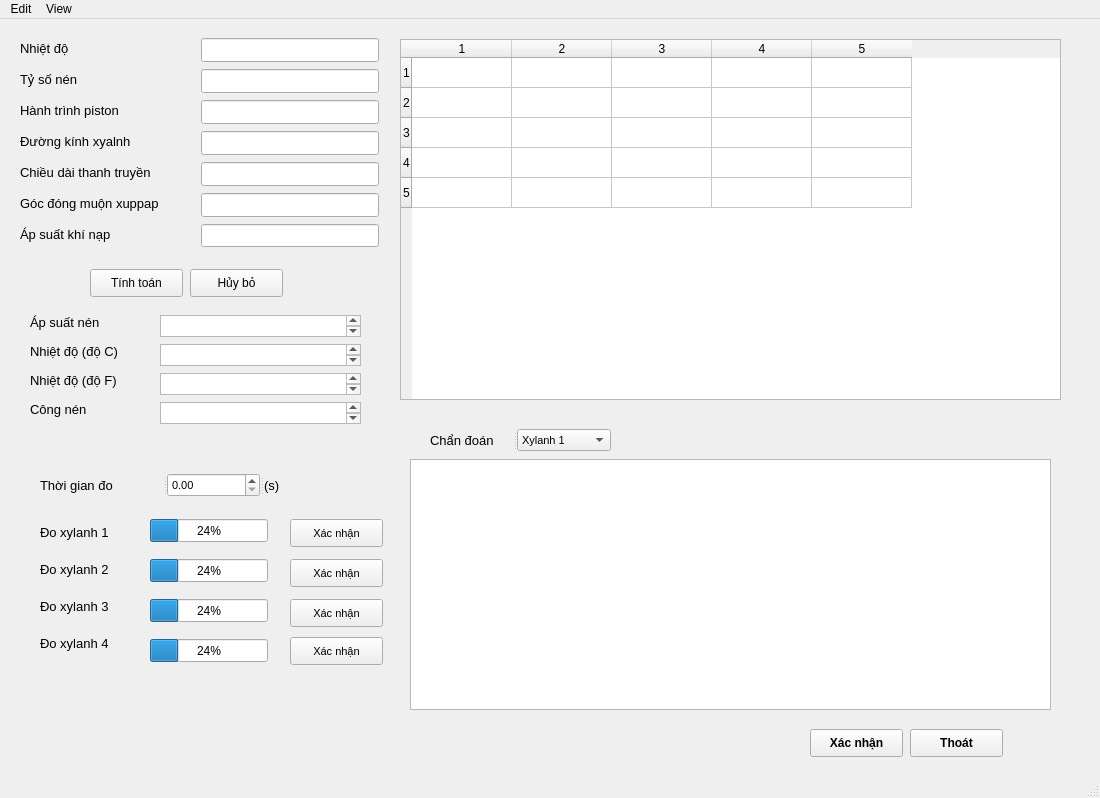
<?xml version="1.0" encoding="UTF-8"?>
<ui version="4.0">
 <class>MainWindow</class>
 <widget class="QMainWindow" name="MainWindow">
  <property name="geometry">
   <rect>
    <x>0</x>
    <y>0</y>
    <width>1100</width>
    <height>798</height>
   </rect>
  </property>
  <property name="windowTitle">
   <string>MainWindow</string>
  </property>
  <widget class="QWidget" name="centralwidget">
   <widget class="QWidget" name="widget_live_data" native="true">
    <property name="geometry">
     <rect>
      <x>10</x>
      <y>430</y>
      <width>381</width>
      <height>231</height>
     </rect>
    </property>
    <widget class="QPushButton" name="PB_pushButton_4">
     <property name="geometry">
      <rect>
       <x>280</x>
       <y>110</y>
       <width>93</width>
       <height>28</height>
      </rect>
     </property>
     <property name="font">
      <font>
       <pointsize>8</pointsize>
      </font>
     </property>
     <property name="text">
      <string>Xác nhận</string>
     </property>
    </widget>
    <widget class="QPushButton" name="PB_pushButton_3">
     <property name="geometry">
      <rect>
       <x>280</x>
       <y>70</y>
       <width>93</width>
       <height>28</height>
      </rect>
     </property>
     <property name="font">
      <font>
       <pointsize>8</pointsize>
      </font>
     </property>
     <property name="text">
      <string>Xác nhận</string>
     </property>
    </widget>
    <widget class="QLabel" name="QL_label_13">
     <property name="geometry">
      <rect>
       <x>30</x>
       <y>110</y>
       <width>87</width>
       <height>21</height>
      </rect>
     </property>
     <property name="font">
      <font>
       <pointsize>10</pointsize>
      </font>
     </property>
     <property name="text">
      <string>Đo xylanh 2</string>
     </property>
    </widget>
    <widget class="QPushButton" name="PB_pushButton_5">
     <property name="geometry">
      <rect>
       <x>280</x>
       <y>150</y>
       <width>93</width>
       <height>28</height>
      </rect>
     </property>
     <property name="font">
      <font>
       <pointsize>8</pointsize>
      </font>
     </property>
     <property name="text">
      <string>Xác nhận</string>
     </property>
    </widget>
    <widget class="QSplitter" name="splitter">
     <property name="geometry">
      <rect>
       <x>30</x>
       <y>24</y>
       <width>251</width>
       <height>24</height>
      </rect>
     </property>
     <property name="font">
      <font>
       <pointsize>10</pointsize>
      </font>
     </property>
     <property name="orientation">
      <enum>Qt::Horizontal</enum>
     </property>
     <widget class="QLabel" name="QL_label_16">
      <property name="font">
       <font>
        <pointsize>10</pointsize>
       </font>
      </property>
      <property name="text">
       <string>Thời gian đo</string>
      </property>
     </widget>
     <widget class="QDoubleSpinBox" name="doubleSpinBox">
      <property name="font">
       <font>
        <pointsize>8</pointsize>
       </font>
      </property>
     </widget>
     <widget class="QLabel" name="QL_label_17">
      <property name="font">
       <font>
        <pointsize>10</pointsize>
       </font>
      </property>
      <property name="text">
       <string>(s)</string>
      </property>
     </widget>
    </widget>
    <widget class="QLabel" name="QL_label_15">
     <property name="geometry">
      <rect>
       <x>30</x>
       <y>184</y>
       <width>87</width>
       <height>21</height>
      </rect>
     </property>
     <property name="font">
      <font>
       <pointsize>10</pointsize>
      </font>
     </property>
     <property name="text">
      <string>Đo xylanh 4</string>
     </property>
    </widget>
    <widget class="QPushButton" name="PB_pushButton_6">
     <property name="geometry">
      <rect>
       <x>280</x>
       <y>188</y>
       <width>93</width>
       <height>28</height>
      </rect>
     </property>
     <property name="font">
      <font>
       <pointsize>8</pointsize>
      </font>
     </property>
     <property name="text">
      <string>Xác nhận</string>
     </property>
    </widget>
    <widget class="QLabel" name="QL_label_14">
     <property name="geometry">
      <rect>
       <x>30</x>
       <y>147</y>
       <width>87</width>
       <height>21</height>
      </rect>
     </property>
     <property name="font">
      <font>
       <pointsize>10</pointsize>
      </font>
     </property>
     <property name="text">
      <string>Đo xylanh 3</string>
     </property>
    </widget>
    <widget class="QLabel" name="QL_label_12">
     <property name="geometry">
      <rect>
       <x>30</x>
       <y>73</y>
       <width>87</width>
       <height>21</height>
      </rect>
     </property>
     <property name="font">
      <font>
       <pointsize>10</pointsize>
      </font>
     </property>
     <property name="text">
      <string>Đo xylanh 1</string>
     </property>
    </widget>
    <widget class="QProgressBar" name="PB_progressBar">
     <property name="geometry">
      <rect>
       <x>140</x>
       <y>70</y>
       <width>118</width>
       <height>23</height>
      </rect>
     </property>
     <property name="value">
      <number>24</number>
     </property>
    </widget>
    <widget class="QProgressBar" name="PB_progressBar_2">
     <property name="geometry">
      <rect>
       <x>140</x>
       <y>110</y>
       <width>118</width>
       <height>23</height>
      </rect>
     </property>
     <property name="value">
      <number>24</number>
     </property>
    </widget>
    <widget class="QProgressBar" name="PB_progressBar_3">
     <property name="geometry">
      <rect>
       <x>140</x>
       <y>190</y>
       <width>118</width>
       <height>23</height>
      </rect>
     </property>
     <property name="value">
      <number>24</number>
     </property>
    </widget>
    <widget class="QProgressBar" name="PB_progressBar_4">
     <property name="geometry">
      <rect>
       <x>140</x>
       <y>150</y>
       <width>118</width>
       <height>23</height>
      </rect>
     </property>
     <property name="value">
      <number>24</number>
     </property>
    </widget>
   </widget>
   <widget class="QWidget" name="widget_math" native="true">
    <property name="geometry">
     <rect>
      <x>10</x>
      <y>240</y>
      <width>361</width>
      <height>181</height>
     </rect>
    </property>
    <widget class="QTextBrowser" name="TB_t_Comp_temp_C">
     <property name="geometry">
      <rect>
       <x>150</x>
       <y>85</y>
       <width>201</width>
       <height>22</height>
      </rect>
     </property>
    </widget>
    <widget class="QLabel" name="QL_label_Comp_temp_F">
     <property name="geometry">
      <rect>
       <x>20</x>
       <y>111</y>
       <width>115</width>
       <height>21</height>
      </rect>
     </property>
     <property name="font">
      <font>
       <pointsize>10</pointsize>
      </font>
     </property>
     <property name="text">
      <string>Nhiệt độ (độ F)</string>
     </property>
    </widget>
    <widget class="QTextBrowser" name="TB_t_Compression">
     <property name="geometry">
      <rect>
       <x>150</x>
       <y>56</y>
       <width>201</width>
       <height>22</height>
      </rect>
     </property>
    </widget>
    <widget class="QTextBrowser" name="TB_t_watt">
     <property name="geometry">
      <rect>
       <x>150</x>
       <y>143</y>
       <width>201</width>
       <height>22</height>
      </rect>
     </property>
    </widget>
    <widget class="QLabel" name="QL_label_Compression">
     <property name="geometry">
      <rect>
       <x>20</x>
       <y>53</y>
       <width>89</width>
       <height>21</height>
      </rect>
     </property>
     <property name="font">
      <font>
       <pointsize>10</pointsize>
      </font>
     </property>
     <property name="text">
      <string>Áp suất nén</string>
     </property>
    </widget>
    <widget class="QLabel" name="QL_label_Comp_temp_C">
     <property name="geometry">
      <rect>
       <x>20</x>
       <y>82</y>
       <width>116</width>
       <height>21</height>
      </rect>
     </property>
     <property name="font">
      <font>
       <pointsize>10</pointsize>
      </font>
     </property>
     <property name="text">
      <string>Nhiệt độ (độ C)</string>
     </property>
    </widget>
    <widget class="QTextBrowser" name="TB_t_Comp_temp_F">
     <property name="geometry">
      <rect>
       <x>150</x>
       <y>114</y>
       <width>201</width>
       <height>22</height>
      </rect>
     </property>
    </widget>
    <widget class="QLabel" name="QL_label_watt">
     <property name="geometry">
      <rect>
       <x>20</x>
       <y>140</y>
       <width>69</width>
       <height>21</height>
      </rect>
     </property>
     <property name="font">
      <font>
       <pointsize>10</pointsize>
      </font>
     </property>
     <property name="text">
      <string>Công nén</string>
     </property>
    </widget>
    <widget class="QPushButton" name="PB_b_clear">
     <property name="geometry">
      <rect>
       <x>180</x>
       <y>10</y>
       <width>93</width>
       <height>28</height>
      </rect>
     </property>
     <property name="text">
      <string>Hủy bỏ</string>
     </property>
    </widget>
    <widget class="QPushButton" name="PB_b_math">
     <property name="geometry">
      <rect>
       <x>80</x>
       <y>10</y>
       <width>93</width>
       <height>28</height>
      </rect>
     </property>
     <property name="text">
      <string>Tính toán</string>
     </property>
    </widget>
   </widget>
   <widget class="QWidget" name="widget_data" native="true">
    <property name="geometry">
     <rect>
      <x>10</x>
      <y>10</y>
      <width>371</width>
      <height>221</height>
     </rect>
    </property>
    <widget class="QLabel" name="QL_label_comp_rat">
     <property name="geometry">
      <rect>
       <x>10</x>
       <y>40</y>
       <width>72</width>
       <height>21</height>
      </rect>
     </property>
     <property name="font">
      <font>
       <pointsize>10</pointsize>
      </font>
     </property>
     <property name="text">
      <string>Tỷ số nén</string>
     </property>
    </widget>
    <widget class="QLineEdit" name="LE_l_extTem">
     <property name="geometry">
      <rect>
       <x>191</x>
       <y>9</y>
       <width>178</width>
       <height>24</height>
      </rect>
     </property>
     <property name="font">
      <font>
       <pointsize>10</pointsize>
      </font>
     </property>
    </widget>
    <widget class="QLineEdit" name="LE_l_air_press">
     <property name="geometry">
      <rect>
       <x>191</x>
       <y>195</y>
       <width>178</width>
       <height>23</height>
      </rect>
     </property>
     <property name="font">
      <font>
       <pointsize>10</pointsize>
      </font>
     </property>
    </widget>
    <widget class="QLineEdit" name="LE_l_xup_cor">
     <property name="geometry">
      <rect>
       <x>191</x>
       <y>164</y>
       <width>178</width>
       <height>24</height>
      </rect>
     </property>
     <property name="font">
      <font>
       <pointsize>10</pointsize>
      </font>
     </property>
    </widget>
    <widget class="QLabel" name="QL_label_extTem">
     <property name="geometry">
      <rect>
       <x>10</x>
       <y>9</y>
       <width>63</width>
       <height>21</height>
      </rect>
     </property>
     <property name="font">
      <font>
       <pointsize>10</pointsize>
      </font>
     </property>
     <property name="text">
      <string>Nhiệt độ</string>
     </property>
    </widget>
    <widget class="QLineEdit" name="LE_l_cyl_dm">
     <property name="geometry">
      <rect>
       <x>191</x>
       <y>102</y>
       <width>178</width>
       <height>24</height>
      </rect>
     </property>
     <property name="font">
      <font>
       <pointsize>10</pointsize>
      </font>
     </property>
    </widget>
    <widget class="QLineEdit" name="LE_l_comp_rat">
     <property name="geometry">
      <rect>
       <x>191</x>
       <y>40</y>
       <width>178</width>
       <height>24</height>
      </rect>
     </property>
     <property name="font">
      <font>
       <pointsize>10</pointsize>
      </font>
     </property>
    </widget>
    <widget class="QLineEdit" name="LE_l_rod_len">
     <property name="geometry">
      <rect>
       <x>191</x>
       <y>133</y>
       <width>178</width>
       <height>24</height>
      </rect>
     </property>
     <property name="font">
      <font>
       <pointsize>10</pointsize>
      </font>
     </property>
    </widget>
    <widget class="QLabel" name="QL_label_xup_cor">
     <property name="geometry">
      <rect>
       <x>10</x>
       <y>164</y>
       <width>174</width>
       <height>21</height>
      </rect>
     </property>
     <property name="font">
      <font>
       <pointsize>10</pointsize>
      </font>
     </property>
     <property name="text">
      <string>Góc đóng muộn xuppap</string>
     </property>
    </widget>
    <widget class="QLabel" name="QL_label_piston_jour">
     <property name="geometry">
      <rect>
       <x>10</x>
       <y>71</y>
       <width>141</width>
       <height>21</height>
      </rect>
     </property>
     <property name="font">
      <font>
       <pointsize>10</pointsize>
      </font>
     </property>
     <property name="text">
      <string>Hành trình piston</string>
     </property>
    </widget>
    <widget class="QLabel" name="QL_label_rod_len">
     <property name="geometry">
      <rect>
       <x>10</x>
       <y>133</y>
       <width>167</width>
       <height>21</height>
      </rect>
     </property>
     <property name="font">
      <font>
       <pointsize>10</pointsize>
      </font>
     </property>
     <property name="text">
      <string>Chiều dài thanh truyền</string>
     </property>
    </widget>
    <widget class="QLineEdit" name="LE_l_piston_jour">
     <property name="geometry">
      <rect>
       <x>191</x>
       <y>71</y>
       <width>178</width>
       <height>24</height>
      </rect>
     </property>
     <property name="font">
      <font>
       <pointsize>10</pointsize>
      </font>
     </property>
    </widget>
    <widget class="QLabel" name="QL_label_air_press">
     <property name="geometry">
      <rect>
       <x>10</x>
       <y>195</y>
       <width>115</width>
       <height>21</height>
      </rect>
     </property>
     <property name="font">
      <font>
       <pointsize>10</pointsize>
      </font>
     </property>
     <property name="text">
      <string>Áp suất khí nạp</string>
     </property>
    </widget>
    <widget class="QLabel" name="QL_label_cyl_dm">
     <property name="geometry">
      <rect>
       <x>10</x>
       <y>102</y>
       <width>136</width>
       <height>21</height>
      </rect>
     </property>
     <property name="font">
      <font>
       <pointsize>10</pointsize>
      </font>
     </property>
     <property name="text">
      <string>Đường kính xyalnh</string>
     </property>
    </widget>
   </widget>
   <widget class="QWidget" name="w_comment" native="true">
    <property name="geometry">
     <rect>
      <x>390</x>
      <y>10</y>
      <width>681</width>
      <height>381</height>
     </rect>
    </property>
    <widget class="QTableWidget" name="TW_tableWidget">
     <property name="geometry">
      <rect>
       <x>10</x>
       <y>10</y>
       <width>661</width>
       <height>361</height>
      </rect>
     </property>
     <property name="rowCount">
      <number>5</number>
     </property>
     <property name="columnCount">
      <number>5</number>
     </property>
     <row/>
     <row/>
     <row/>
     <row/>
     <row/>
     <column/>
     <column/>
     <column/>
     <column/>
     <column/>
    </widget>
   </widget>
   <widget class="QWidget" name="widget_grap" native="true">
    <property name="geometry">
     <rect>
      <x>400</x>
      <y>400</y>
      <width>671</width>
      <height>301</height>
     </rect>
    </property>
    <widget class="QSplitter" name="splitter_2">
     <property name="geometry">
      <rect>
       <x>30</x>
       <y>10</y>
       <width>181</width>
       <height>22</height>
      </rect>
     </property>
     <property name="orientation">
      <enum>Qt::Horizontal</enum>
     </property>
     <widget class="QSplitter" name="splitter_3">
      <property name="orientation">
       <enum>Qt::Horizontal</enum>
      </property>
      <widget class="QLabel" name="QL_label_19">
       <property name="font">
        <font>
         <pointsize>10</pointsize>
        </font>
       </property>
       <property name="text">
        <string>Chẩn đoán</string>
       </property>
      </widget>
      <widget class="QComboBox" name="CB_comboBox_2">
       <property name="font">
        <font>
         <pointsize>8</pointsize>
        </font>
       </property>
       <item>
        <property name="text">
         <string>Xylanh 1</string>
        </property>
       </item>
       <item>
        <property name="text">
         <string>Xylanh 2</string>
        </property>
       </item>
       <item>
        <property name="text">
         <string>Xylanh 3</string>
        </property>
       </item>
       <item>
        <property name="text">
         <string>Xylanh 4</string>
        </property>
       </item>
      </widget>
     </widget>
    </widget>
    <widget class="QTextBrowser" name="TB_t_comment">
     <property name="geometry">
      <rect>
       <x>10</x>
       <y>40</y>
       <width>641</width>
       <height>251</height>
      </rect>
     </property>
    </widget>
   </widget>
   <widget class="QWidget" name="widget_5" native="true">
    <property name="geometry">
     <rect>
      <x>770</x>
      <y>700</y>
      <width>271</width>
      <height>41</height>
     </rect>
    </property>
    <widget class="QPushButton" name="PB_b_cancel">
     <property name="geometry">
      <rect>
       <x>140</x>
       <y>10</y>
       <width>93</width>
       <height>28</height>
      </rect>
     </property>
     <property name="font">
      <font>
       <weight>75</weight>
       <bold>true</bold>
      </font>
     </property>
     <property name="text">
      <string>Thoát</string>
     </property>
    </widget>
    <widget class="QPushButton" name="PB_b_confirm">
     <property name="geometry">
      <rect>
       <x>40</x>
       <y>10</y>
       <width>93</width>
       <height>28</height>
      </rect>
     </property>
     <property name="font">
      <font>
       <weight>75</weight>
       <bold>true</bold>
      </font>
     </property>
     <property name="text">
      <string>Xác nhận</string>
     </property>
    </widget>
   </widget>
  </widget>
  <widget class="QMenuBar" name="menubar">
   <property name="geometry">
    <rect>
     <x>0</x>
     <y>0</y>
     <width>1100</width>
     <height>26</height>
    </rect>
   </property>
   <widget class="QMenu" name="menuEdit">
    <property name="title">
     <string>Edit</string>
    </property>
    <addaction name="QA_actionOpen"/>
    <addaction name="QA_actionOpen_2"/>
    <addaction name="QA_actionSave"/>
    <addaction name="QA_actionSave_as"/>
   </widget>
   <widget class="QMenu" name="menuView">
    <property name="title">
     <string>View</string>
    </property>
   </widget>
   <addaction name="menuEdit"/>
   <addaction name="menuView"/>
  </widget>
  <widget class="QStatusBar" name="statusbar"/>
  <action name="QA_actionOpen">
   <property name="text">
    <string>New</string>
   </property>
  </action>
  <action name="QA_actionOpen_2">
   <property name="text">
    <string>Open</string>
   </property>
  </action>
  <action name="QA_actionSave">
   <property name="text">
    <string>Save</string>
   </property>
  </action>
  <action name="QA_actionSave_as">
   <property name="text">
    <string>Save as</string>
   </property>
  </action>
 </widget>
 <resources/>
 <connections/>
</ui>
